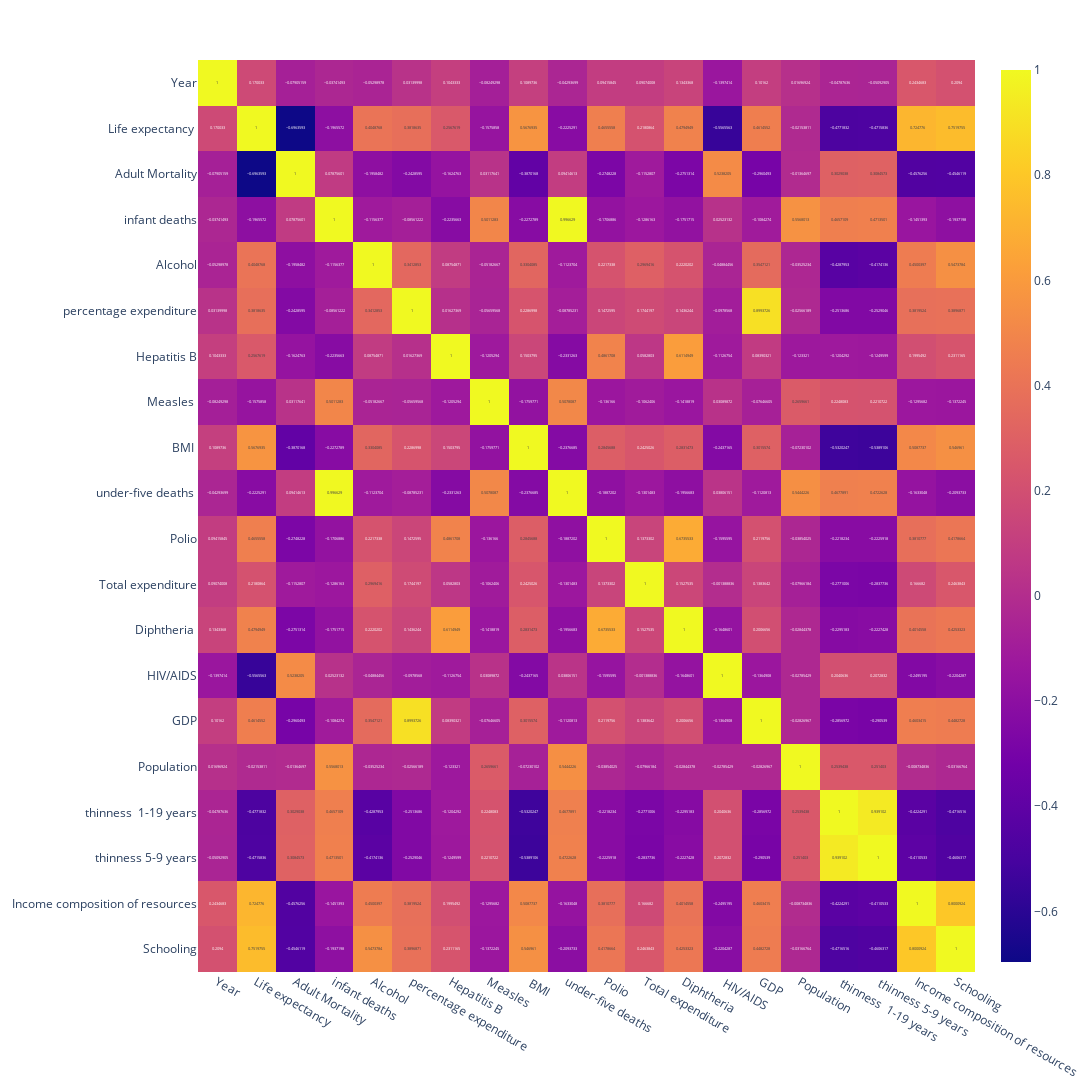

Notebook source saved alongside this figure:
### Code cell
heat_map=px.imshow(life_exp_dataframe.corr(), text_auto=True, aspect='auto', height=1300, width=1300)
heat_map

### Figure 1 — Plotly figure (JSON) as saved in the notebook; plotly's stock layout.template omitted (floating-point values rounded to 4 significant figures; data arrays with more than 128 entries replaced by an {"elided": "..."} marker saying what was removed)
{"data": [{"coloraxis": "coloraxis", "hovertemplate": "x: %{x}<br>y: %{y}<br>color: %{z}<extra></extra>", "name": "0", "texttemplate": "%{z}", "type": "heatmap", "x": ["Year", "Life expectancy ", "Adult Mortality", "infant deaths", "Alcohol", "percentage expenditure", "Hepatitis B", "Measles ", " BMI ", "under-five deaths ", "Polio", "Total expenditure", "Diphtheria ", " HIV/AIDS", "GDP", "Population", " thinness  1-19 years", " thinness 5-9 years", "Income composition of resources", "Schooling"], "xaxis": "x", "y": ["Year", "Life expectancy ", "Adult Mortality", "infant deaths", "Alcohol", "percentage expenditure", "Hepatitis B", "Measles ", " BMI ", "under-five deaths ", "Polio", "Total expenditure", "Diphtheria ", " HIV/AIDS", "GDP", "Population", " thinness  1-19 years", " thinness 5-9 years", "Income composition of resources", "Schooling"], "yaxis": "y", "z": {"elided": "20x20 float values"}}], "layout": {"coloraxis": {"colorscale": [[0, "#0d0887"], [0.1111, "#46039f"], [0.2222, "#7201a8"], [0.3333, "#9c179e"], [0.4444, "#bd3786"], [0.5556, "#d8576b"], [0.6667, "#ed7953"], [0.7778, "#fb9f3a"], [0.8889, "#fdca26"], [1, "#f0f921"]]}, "height": 1300, "margin": {"t": 60}, "width": 1300, "xaxis": {"anchor": "y", "domain": [0, 1]}, "yaxis": {"anchor": "x", "autorange": "reversed", "domain": [0, 1]}}}
